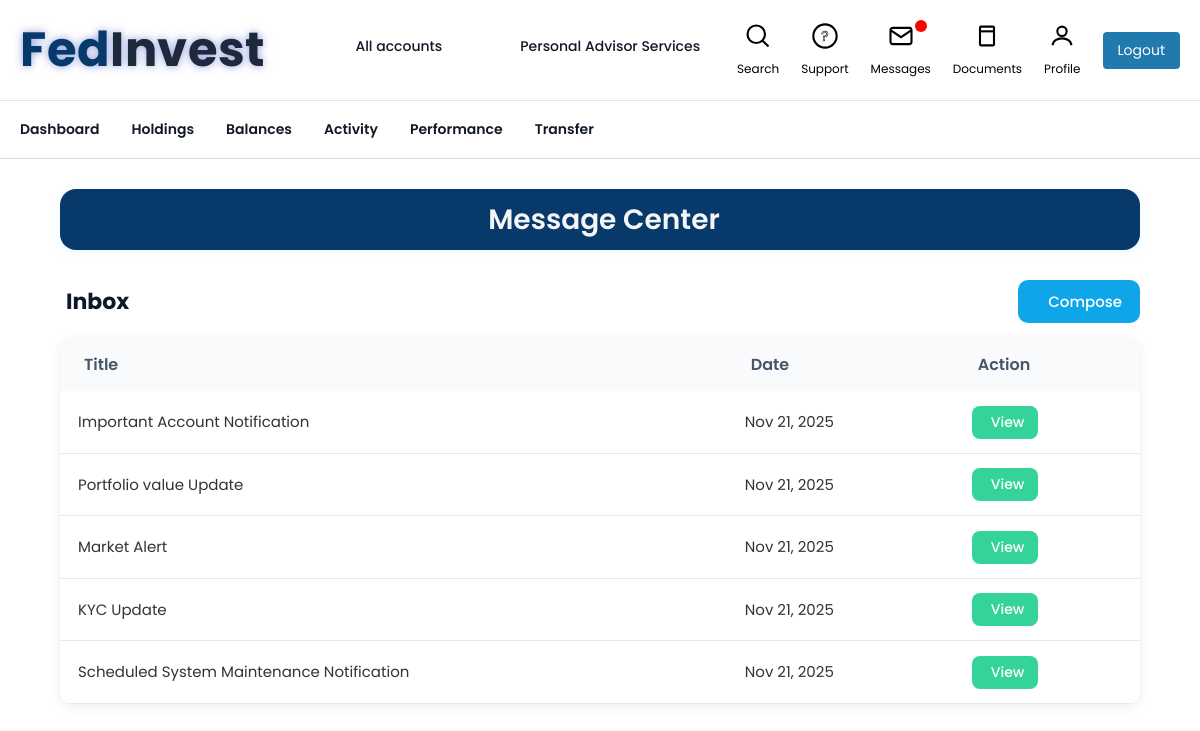
/messages/ (signed in), run on the app's committed database.
### app1/models.py (models this page shows, shortened)
class Message(models.Model):
    user = models.ForeignKey(
        User, on_delete=models.CASCADE, related_name="inbox_messages"
    )
    sender = models.ForeignKey(
        User, on_delete=models.CASCADE,
        related_name="sent_messages",
          null=True, blank=True
    )
    title = models.CharField(max_length=255)
    body = models.TextField()
    date = models.DateTimeField(auto_now_add=True)
    is_read = models.BooleanField(default=False)

### app1/views.py (the view)
# urls.py: path('messages/', views.message_list, name='messages'),
def message_list(request):
    messages = Message.objects.filter(user=request.user)
    return render(request, 'messages.html', {'messages': messages})

### templates/messages.html (shortened to what this page needs)
{% load static %}
<!DOCTYPE html>
<html lang="en">
<head>
  <link rel="stylesheet" href="{% static 'css/style.css' %}">
<link href="https://cdn.jsdelivr.net/npm/remixicon@3.5.0/fonts/remixicon.css" rel="stylesheet">
</head>
<body>
<div class="top-nav">
    <div class="top-nav-container">
        <div class="nav-left">
            <div class="logo">
                <h1 class="logo">
                    <span class="f">F</span>
                    <span class="e">e</span>
                    <span class="d">d</span>
                    <span class="i">I</span>
                    <span class="n">n</span>
                    <span class="v">v</span>
                    <span class="e2">e</span>
                    <span class="s">s</span>
                    <span class="t">t</span>
                </h1>
            </div>
            <nav class="main-nav">
                <a href="{% url 'holdings' %}" class="active erbtn">All accounts</a>
                <a href="#" class="erbtn">Personal Advisor Services</a>
            </nav>
        </div>
        <div class="nav-right">
            <a href="#" class="nav-item erbtn">
                <svg viewBox="0 0 24 24">
                    <circle cx="10.5" cy="10.5" r="7.5"></circle>
                    <line x1="21" y1="21" x2="15.8" y2="15.8"></line>
                </svg>
                <span>Search</span>
            </a>
            <a href="#" class="nav-item erbtn">
                <svg viewBox="0 0 24 24">
                    <circle cx="12" cy="12" r="10"></circle>
                    <text x="12" y="16" font-size="12" text-anchor="middle" fill="none" stroke="#000" stroke-width="0.5">?</text>
                </svg>
                <span>Support</span>
            </a>
            <a href="{% url 'messages' %}" class="nav-item erbtn">
                <svg viewBox="0 0 24 24">
                    <rect x="3" y="5" width="18" height="14" rx="2" ry="2"></rect>
                    <polyline points="3,7 12,13 21,7"></polyline>
                </svg>
                <div class="badge"></div>
                <span>Messages</span>
            </a>
            <a href="{% url 'legal_documents' %}" class="nav-item erbtn">
                <svg viewBox="0 0 24 24">
                    <rect x="6" y="4" width="12" height="16" rx="1"></rect>
                    <line x1="6" y1="8" x2="18" y2="8"></line>
                </svg>
                <span>Documents</span>
            </a>
            <a href="{% url 'get_profile' request.user.id %}" class="nav-item erbtn">
                <svg viewBox="0 0 24 24">
                    <circle cx="12" cy="8" r="4"></circle>
                    <path d="M4 20c0-4 4-6 8-6s8 2 8 6"></path>
                </svg>
                <span>Profile</span>
            </a>
            <a href="{% url 'logout' %}" class="logout-btn">Logout</a>
        </div>
    </div>
</div>
<div class="secondary-nav">
    <div class="secondary-nav-container">
        <nav>
            <a class="erbtn" href="{% url 'dashboard' %}">Dashboard</a>
            <a class="erbtn" href="{% url 'holdings' %}">Holdings</a>
            <a class="erbtn" href="{% url 'balance' %}">Balances</a>
            <a class="erbtn" href="{% url 'activity' %}">Activity</a>
            <a class="erbtn" href="{% url 'portfolio' %}">Performance</a>
             <a class="erbtn" href="{% url 'transfer' %}">Transfer</a>
        </nav>
    </div>
</div>
<div class="messages">
    <section class="main-banner">
        <h1> Message Center</h1>
    </section>
    <section class="message-list">
        <div class="message-header">
            <strong> Inbox</strong>
            <a href="{% url 'compose' %}">
                <button type="button" class="compose-btn">
                     Compose
                </button>
            </a>
        </div>
        <div class="message-table-wrapper">
            <table class="message-table">
                <thead>
                    <tr>
                        <th> Title</th>
                        <th> Date</th>
                        <th> Action</th>
                    </tr>
                </thead>
                <tbody>
                    {% for msg in messages %}
                    <tr class="message-row">
                        <td class="msg-title">{{ msg.title }}</td>
                        <td class="msg-date">{{ msg.date|date:"M d, Y" }}</td>
                        <td class="msg-action">
                            <a href="{% url 'message_detail' msg.id %}" class="view-btn">
                                 View
                            </a>
                        </td>
                    </tr>
                    {% empty %}
                    <tr>
                        <td colspan="3" class="no-msg">
                            <i class="ri-mail-close-line"></i> No messages yet.
                        </td>
                    </tr>
                    {% endfor %}
                </tbody>
            </table>
        </div>
    </section>
</div>
</body>
</html>

### static/css/style.css (style rules this page uses)
* { margin: 0; padding: 0; box-sizing: border-box; font-family: 'Poppins', sans-serif; }
.logo { font-family: 'Nunito', sans-serif; font-weight: 700; font-size: 48px; display: inline-flex; letter-spacing: 0.5px; color: #073A6B; text-shadow: 0 0 8px rgba(35, 64, 190, 0.5); width: 500px; }
.logo span:nth-child(n+4) { color: #1E293B; }
.logo span { display: inline-block; transform-origin: center; }
.logo span:nth-child(1) { transform: rotate(-3deg) translateY(2px); }
.logo span:nth-child(2) { transform: rotate(2deg) translateY(-1px); }
.logo span:nth-child(3) { transform: rotate(-1deg) translateY(1px); }
.logo span:nth-child(4) { transform: rotate(1deg) translateY(-3px); }
.logo span:nth-child(5) { transform: rotate(-2deg) translateY(2px); }
.logo span:nth-child(6) { transform: rotate(3deg) translateY(-1px); }
.logo span:nth-child(7) { transform: rotate(-1deg) translateY(1px); }
.logo span:nth-child(8) { transform: rotate(2deg) translateY(-2px); }
.logo span:nth-child(9) { transform: rotate(-1deg) translateY(1px); }
.logo span { display: inline-block; animation: scatterReveal 0.6s ease-out forwards; }
.logo span:nth-child(1) { animation-delay: 0.05s; }
.logo span:nth-child(2) { animation-delay: 0.1s; }
.logo span:nth-child(3) { animation-delay: 0.15s; }
.top-nav { border-bottom: 1px solid #e4e5e6; background: #fff; }
.top-nav-container { max-width: 1200px; margin: 0 auto; padding: 14px 20px; display: flex; justify-content: space-between; align-items: center; gap: 24px; }
.nav-left { display: flex; align-items: center; gap: 40px; }
.main-nav { display: flex; flex-wrap: nowrap; gap: 28px; }
.main-nav a { text-decoration: none; font-size: 0.875rem; font-weight: 500; color: #111827; padding-bottom: 4px; border-bottom: 3px solid transparent; transition: 0.25s ease; white-space: nowrap; padding-left: 50px; }
.nav-right { display: flex; align-items: center; gap: 22px; }
.nav-item { display: flex; align-items: center; gap: 6px; text-decoration: none; color: #111827; font-size: 0.85rem; }
.nav-item svg { width: 20px; height: 20px; stroke: #374151; fill: none; stroke-width: 1.6; }
.badge { width: 8px; height: 8px; background: #dc2626; border-radius: 50%; margin-left: -12px; }
.logout-btn { padding: 6px 14px; border-radius: 6px; background: #ef4444; color: white !important; font-size: 0.8rem; text-decoration: none; transition: 0.2s ease; }
.secondary-nav { background: #fff; border-bottom: 1px solid #d6dade; }
.secondary-nav-container { max-width: 1200px; margin: 0 auto; padding: 0 20px; }
.secondary-nav nav { display: flex; gap: 32px; }
.secondary-nav a { text-decoration: none; font-size: 0.875rem; font-weight: 600; color: #111827; padding: 18px 0; transition: 0.25s; }
.erbtn { font-family: "Poppins", sans-serif; }
.nav-item { display: flex; flex-direction: column; align-items: center; text-decoration: none; color: #000; font-size: 12px; position: relative; transition: color 0.2s, font-weight 0.2s; }
.nav-item svg { width: 28px; height: 28px; stroke: #000; stroke-width: 1.8; fill: none; margin-bottom: 4px; transition: stroke 0.2s; }
.badge { position: absolute; top: -2px; right: 4px; width: 12px; height: 12px; background-color: red; border-radius: 50%; }
.logout-btn { top: 18px; right: 30px; background: #207aadff; color: #fff; border: none; border-radius: 4px; padding: 8px 15px; text-decoration: none; cursor: pointer; font-size: 14px; transition: background 0.2s; }
.logo { font-family: 'Nunito', sans-serif; font-weight: 700; font-size: 48px; display: inline-flex; letter-spacing: 0.5px; color: #073A6B; text-shadow: 0 0 8px rgba(35, 64, 190, 0.5); width: 50%; }
.logo span { transform-origin: center; }

### data on the page
Message: title "Important Account Notification", date "Nov 21, 2025"
Message: title "Portfolio value Update", date "Nov 21, 2025"
Message: title "Market Alert", date "Nov 21, 2025"
Message: title "KYC Update", date "Nov 21, 2025"
Message: title "Scheduled System Maintenance Notification", date "Nov 21, 2025"
